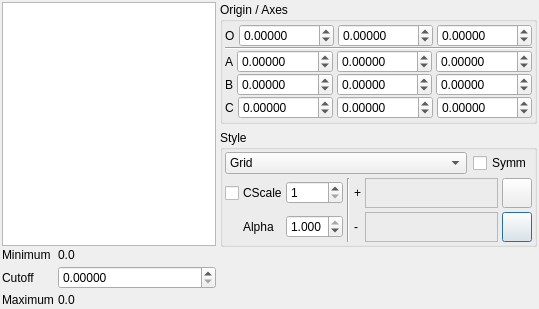
<ui version="4.0" >
 <class>GridsDialog</class>
 <widget class="QDialog" name="GridsDialog" >
  <property name="geometry" >
   <rect>
    <x>0</x>
    <y>0</y>
    <width>539</width>
    <height>309</height>
   </rect>
  </property>
  <property name="windowTitle" >
   <string>Grids</string>
  </property>
  <property name="windowIcon" >
   <iconset resource="icons.qrc" >:/stackicons/icons/stack_surfaces.svg</iconset>
  </property>
  <layout class="QHBoxLayout" >
   <property name="margin" >
    <number>2</number>
   </property>
   <property name="spacing" >
    <number>4</number>
   </property>
   <item>
    <layout class="QVBoxLayout" >
     <property name="margin" >
      <number>0</number>
     </property>
     <property name="spacing" >
      <number>0</number>
     </property>
     <item>
      <widget class="QFrame" name="menuFrame" >
       <property name="minimumSize" >
        <size>
         <width>0</width>
         <height>0</height>
        </size>
       </property>
       <property name="frameShape" >
        <enum>QFrame::NoFrame</enum>
       </property>
       <property name="frameShadow" >
        <enum>QFrame::Plain</enum>
       </property>
      </widget>
     </item>
     <item>
      <layout class="QHBoxLayout" >
       <property name="margin" >
        <number>0</number>
       </property>
       <property name="spacing" >
        <number>4</number>
       </property>
       <item>
        <layout class="QVBoxLayout" >
         <property name="margin" >
          <number>0</number>
         </property>
         <property name="spacing" >
          <number>2</number>
         </property>
         <item>
          <widget class="QListWidget" name="GridList" >
           <property name="sizePolicy" >
            <sizepolicy>
             <hsizetype>7</hsizetype>
             <vsizetype>7</vsizetype>
             <horstretch>100</horstretch>
             <verstretch>0</verstretch>
            </sizepolicy>
           </property>
          </widget>
         </item>
         <item>
          <layout class="QGridLayout" >
           <property name="margin" >
            <number>0</number>
           </property>
           <property name="spacing" >
            <number>4</number>
           </property>
           <item row="1" column="1" >
            <widget class="QDoubleSpinBox" name="GridCutoffSpin" >
             <property name="sizePolicy" >
              <sizepolicy>
               <hsizetype>7</hsizetype>
               <vsizetype>0</vsizetype>
               <horstretch>0</horstretch>
               <verstretch>0</verstretch>
              </sizepolicy>
             </property>
             <property name="decimals" >
              <number>5</number>
             </property>
             <property name="singleStep" >
              <double>0.001000000000000</double>
             </property>
            </widget>
           </item>
           <item row="2" column="1" >
            <widget class="QLabel" name="GridMaximumLabel" >
             <property name="sizePolicy" >
              <sizepolicy>
               <hsizetype>7</hsizetype>
               <vsizetype>5</vsizetype>
               <horstretch>0</horstretch>
               <verstretch>0</verstretch>
              </sizepolicy>
             </property>
             <property name="text" >
              <string>0.0</string>
             </property>
            </widget>
           </item>
           <item row="1" column="0" >
            <widget class="QLabel" name="label_37" >
             <property name="text" >
              <string>Cutoff</string>
             </property>
            </widget>
           </item>
           <item row="0" column="1" >
            <widget class="QLabel" name="GridMinimumLabel" >
             <property name="sizePolicy" >
              <sizepolicy>
               <hsizetype>7</hsizetype>
               <vsizetype>5</vsizetype>
               <horstretch>0</horstretch>
               <verstretch>0</verstretch>
              </sizepolicy>
             </property>
             <property name="text" >
              <string>0.0</string>
             </property>
            </widget>
           </item>
           <item row="0" column="0" >
            <widget class="QLabel" name="label_34" >
             <property name="text" >
              <string>Minimum</string>
             </property>
            </widget>
           </item>
           <item row="2" column="0" >
            <widget class="QLabel" name="label_35" >
             <property name="text" >
              <string>Maximum</string>
             </property>
            </widget>
           </item>
          </layout>
         </item>
        </layout>
       </item>
       <item>
        <layout class="QVBoxLayout" >
         <property name="margin" >
          <number>0</number>
         </property>
         <property name="spacing" >
          <number>6</number>
         </property>
         <item>
          <widget class="QGroupBox" name="GridOriginGroup" >
           <property name="sizePolicy" >
            <sizepolicy>
             <hsizetype>1</hsizetype>
             <vsizetype>5</vsizetype>
             <horstretch>0</horstretch>
             <verstretch>0</verstretch>
            </sizepolicy>
           </property>
           <property name="title" >
            <string>Origin / Axes</string>
           </property>
           <layout class="QVBoxLayout" >
            <property name="margin" >
             <number>2</number>
            </property>
            <property name="spacing" >
             <number>0</number>
            </property>
            <item>
             <layout class="QHBoxLayout" >
              <property name="margin" >
               <number>0</number>
              </property>
              <property name="spacing" >
               <number>4</number>
              </property>
              <item>
               <widget class="QLabel" name="label_31" >
                <property name="sizePolicy" >
                 <sizepolicy>
                  <hsizetype>1</hsizetype>
                  <vsizetype>5</vsizetype>
                  <horstretch>0</horstretch>
                  <verstretch>0</verstretch>
                 </sizepolicy>
                </property>
                <property name="text" >
                 <string>O</string>
                </property>
               </widget>
              </item>
              <item>
               <widget class="QDoubleSpinBox" name="GridOriginXSpin" >
                <property name="sizePolicy" >
                 <sizepolicy>
                  <hsizetype>7</hsizetype>
                  <vsizetype>0</vsizetype>
                  <horstretch>0</horstretch>
                  <verstretch>0</verstretch>
                 </sizepolicy>
                </property>
                <property name="decimals" >
                 <number>5</number>
                </property>
                <property name="maximum" >
                 <double>1000.000000000000000</double>
                </property>
                <property name="minimum" >
                 <double>-1000.000000000000000</double>
                </property>
               </widget>
              </item>
              <item>
               <widget class="QDoubleSpinBox" name="GridOriginYSpin" >
                <property name="sizePolicy" >
                 <sizepolicy>
                  <hsizetype>7</hsizetype>
                  <vsizetype>0</vsizetype>
                  <horstretch>0</horstretch>
                  <verstretch>0</verstretch>
                 </sizepolicy>
                </property>
                <property name="decimals" >
                 <number>5</number>
                </property>
                <property name="maximum" >
                 <double>1000.000000000000000</double>
                </property>
                <property name="minimum" >
                 <double>-1000.000000000000000</double>
                </property>
               </widget>
              </item>
              <item>
               <widget class="QDoubleSpinBox" name="GridOriginZSpin" >
                <property name="sizePolicy" >
                 <sizepolicy>
                  <hsizetype>7</hsizetype>
                  <vsizetype>0</vsizetype>
                  <horstretch>0</horstretch>
                  <verstretch>0</verstretch>
                 </sizepolicy>
                </property>
                <property name="decimals" >
                 <number>5</number>
                </property>
                <property name="maximum" >
                 <double>1000.000000000000000</double>
                </property>
                <property name="minimum" >
                 <double>-1000.000000000000000</double>
                </property>
               </widget>
              </item>
             </layout>
            </item>
            <item>
             <widget class="Line" name="line_3" >
              <property name="orientation" >
               <enum>Qt::Horizontal</enum>
              </property>
             </widget>
            </item>
            <item>
             <layout class="QHBoxLayout" >
              <property name="margin" >
               <number>0</number>
              </property>
              <property name="spacing" >
               <number>4</number>
              </property>
              <item>
               <widget class="QLabel" name="label_36" >
                <property name="sizePolicy" >
                 <sizepolicy>
                  <hsizetype>1</hsizetype>
                  <vsizetype>5</vsizetype>
                  <horstretch>0</horstretch>
                  <verstretch>0</verstretch>
                 </sizepolicy>
                </property>
                <property name="text" >
                 <string>A</string>
                </property>
               </widget>
              </item>
              <item>
               <widget class="QDoubleSpinBox" name="GridAxesAXSpin" >
                <property name="sizePolicy" >
                 <sizepolicy>
                  <hsizetype>7</hsizetype>
                  <vsizetype>0</vsizetype>
                  <horstretch>0</horstretch>
                  <verstretch>0</verstretch>
                 </sizepolicy>
                </property>
                <property name="decimals" >
                 <number>5</number>
                </property>
                <property name="maximum" >
                 <double>10.000000000000000</double>
                </property>
                <property name="minimum" >
                 <double>-10.000000000000000</double>
                </property>
                <property name="singleStep" >
                 <double>0.100000000000000</double>
                </property>
               </widget>
              </item>
              <item>
               <widget class="QDoubleSpinBox" name="GridAxesAYSpin" >
                <property name="sizePolicy" >
                 <sizepolicy>
                  <hsizetype>7</hsizetype>
                  <vsizetype>0</vsizetype>
                  <horstretch>0</horstretch>
                  <verstretch>0</verstretch>
                 </sizepolicy>
                </property>
                <property name="decimals" >
                 <number>5</number>
                </property>
                <property name="maximum" >
                 <double>10.000000000000000</double>
                </property>
                <property name="minimum" >
                 <double>-10.000000000000000</double>
                </property>
                <property name="singleStep" >
                 <double>0.100000000000000</double>
                </property>
               </widget>
              </item>
              <item>
               <widget class="QDoubleSpinBox" name="GridAxesAZSpin" >
                <property name="sizePolicy" >
                 <sizepolicy>
                  <hsizetype>7</hsizetype>
                  <vsizetype>0</vsizetype>
                  <horstretch>0</horstretch>
                  <verstretch>0</verstretch>
                 </sizepolicy>
                </property>
                <property name="decimals" >
                 <number>5</number>
                </property>
                <property name="maximum" >
                 <double>10.000000000000000</double>
                </property>
                <property name="minimum" >
                 <double>-10.000000000000000</double>
                </property>
                <property name="singleStep" >
                 <double>0.100000000000000</double>
                </property>
               </widget>
              </item>
             </layout>
            </item>
            <item>
             <layout class="QHBoxLayout" >
              <property name="margin" >
               <number>0</number>
              </property>
              <property name="spacing" >
               <number>4</number>
              </property>
              <item>
               <widget class="QLabel" name="label_32" >
                <property name="sizePolicy" >
                 <sizepolicy>
                  <hsizetype>1</hsizetype>
                  <vsizetype>5</vsizetype>
                  <horstretch>0</horstretch>
                  <verstretch>0</verstretch>
                 </sizepolicy>
                </property>
                <property name="text" >
                 <string>B</string>
                </property>
               </widget>
              </item>
              <item>
               <widget class="QDoubleSpinBox" name="GridAxesBXSpin" >
                <property name="sizePolicy" >
                 <sizepolicy>
                  <hsizetype>7</hsizetype>
                  <vsizetype>0</vsizetype>
                  <horstretch>0</horstretch>
                  <verstretch>0</verstretch>
                 </sizepolicy>
                </property>
                <property name="decimals" >
                 <number>5</number>
                </property>
                <property name="maximum" >
                 <double>10.000000000000000</double>
                </property>
                <property name="minimum" >
                 <double>-10.000000000000000</double>
                </property>
                <property name="singleStep" >
                 <double>0.100000000000000</double>
                </property>
               </widget>
              </item>
              <item>
               <widget class="QDoubleSpinBox" name="GridAxesBYSpin" >
                <property name="sizePolicy" >
                 <sizepolicy>
                  <hsizetype>7</hsizetype>
                  <vsizetype>0</vsizetype>
                  <horstretch>0</horstretch>
                  <verstretch>0</verstretch>
                 </sizepolicy>
                </property>
                <property name="decimals" >
                 <number>5</number>
                </property>
                <property name="maximum" >
                 <double>10.000000000000000</double>
                </property>
                <property name="minimum" >
                 <double>-10.000000000000000</double>
                </property>
                <property name="singleStep" >
                 <double>0.100000000000000</double>
                </property>
               </widget>
              </item>
              <item>
               <widget class="QDoubleSpinBox" name="GridAxesBZSpin" >
                <property name="sizePolicy" >
                 <sizepolicy>
                  <hsizetype>7</hsizetype>
                  <vsizetype>0</vsizetype>
                  <horstretch>0</horstretch>
                  <verstretch>0</verstretch>
                 </sizepolicy>
                </property>
                <property name="decimals" >
                 <number>5</number>
                </property>
                <property name="maximum" >
                 <double>10.000000000000000</double>
                </property>
                <property name="minimum" >
                 <double>-10.000000000000000</double>
                </property>
                <property name="singleStep" >
                 <double>0.100000000000000</double>
                </property>
               </widget>
              </item>
             </layout>
            </item>
            <item>
             <layout class="QHBoxLayout" >
              <property name="margin" >
               <number>0</number>
              </property>
              <property name="spacing" >
               <number>4</number>
              </property>
              <item>
               <widget class="QLabel" name="label_33" >
                <property name="sizePolicy" >
                 <sizepolicy>
                  <hsizetype>1</hsizetype>
                  <vsizetype>5</vsizetype>
                  <horstretch>0</horstretch>
                  <verstretch>0</verstretch>
                 </sizepolicy>
                </property>
                <property name="text" >
                 <string>C</string>
                </property>
               </widget>
              </item>
              <item>
               <widget class="QDoubleSpinBox" name="GridAxesCXSpin" >
                <property name="sizePolicy" >
                 <sizepolicy>
                  <hsizetype>7</hsizetype>
                  <vsizetype>0</vsizetype>
                  <horstretch>0</horstretch>
                  <verstretch>0</verstretch>
                 </sizepolicy>
                </property>
                <property name="decimals" >
                 <number>5</number>
                </property>
                <property name="maximum" >
                 <double>10.000000000000000</double>
                </property>
                <property name="minimum" >
                 <double>-10.000000000000000</double>
                </property>
                <property name="singleStep" >
                 <double>0.100000000000000</double>
                </property>
               </widget>
              </item>
              <item>
               <widget class="QDoubleSpinBox" name="GridAxesCYSpin" >
                <property name="sizePolicy" >
                 <sizepolicy>
                  <hsizetype>7</hsizetype>
                  <vsizetype>0</vsizetype>
                  <horstretch>0</horstretch>
                  <verstretch>0</verstretch>
                 </sizepolicy>
                </property>
                <property name="decimals" >
                 <number>5</number>
                </property>
                <property name="maximum" >
                 <double>10.000000000000000</double>
                </property>
                <property name="minimum" >
                 <double>-10.000000000000000</double>
                </property>
                <property name="singleStep" >
                 <double>0.100000000000000</double>
                </property>
               </widget>
              </item>
              <item>
               <widget class="QDoubleSpinBox" name="GridAxesCZSpin" >
                <property name="sizePolicy" >
                 <sizepolicy>
                  <hsizetype>7</hsizetype>
                  <vsizetype>0</vsizetype>
                  <horstretch>0</horstretch>
                  <verstretch>0</verstretch>
                 </sizepolicy>
                </property>
                <property name="decimals" >
                 <number>5</number>
                </property>
                <property name="maximum" >
                 <double>10.000000000000000</double>
                </property>
                <property name="minimum" >
                 <double>-10.000000000000000</double>
                </property>
                <property name="singleStep" >
                 <double>0.100000000000000</double>
                </property>
               </widget>
              </item>
             </layout>
            </item>
           </layout>
          </widget>
         </item>
         <item>
          <widget class="QGroupBox" name="SurfaceStyleGroup" >
           <property name="sizePolicy" >
            <sizepolicy>
             <hsizetype>1</hsizetype>
             <vsizetype>1</vsizetype>
             <horstretch>0</horstretch>
             <verstretch>0</verstretch>
            </sizepolicy>
           </property>
           <property name="title" >
            <string>Style</string>
           </property>
           <layout class="QVBoxLayout" >
            <property name="margin" >
             <number>2</number>
            </property>
            <property name="spacing" >
             <number>4</number>
            </property>
            <item>
             <layout class="QHBoxLayout" >
              <property name="margin" >
               <number>0</number>
              </property>
              <property name="spacing" >
               <number>6</number>
              </property>
              <item>
               <widget class="QComboBox" name="GridStyleCombo" >
                <property name="sizePolicy" >
                 <sizepolicy>
                  <hsizetype>7</hsizetype>
                  <vsizetype>0</vsizetype>
                  <horstretch>0</horstretch>
                  <verstretch>0</verstretch>
                 </sizepolicy>
                </property>
                <item>
                 <property name="text" >
                  <string>Grid</string>
                 </property>
                </item>
                <item>
                 <property name="text" >
                  <string>Points</string>
                 </property>
                </item>
                <item>
                 <property name="text" >
                  <string>Triangles</string>
                 </property>
                </item>
                <item>
                 <property name="text" >
                  <string>Solid</string>
                 </property>
                </item>
               </widget>
              </item>
              <item>
               <widget class="QCheckBox" name="GridSymmetricCheck" >
                <property name="text" >
                 <string>Symm</string>
                </property>
               </widget>
              </item>
             </layout>
            </item>
            <item>
             <layout class="QGridLayout" >
              <property name="margin" >
               <number>0</number>
              </property>
              <property name="spacing" >
               <number>4</number>
              </property>
              <item row="1" column="4" >
               <widget class="QLabel" name="label_53" >
                <property name="sizePolicy" >
                 <sizepolicy>
                  <hsizetype>1</hsizetype>
                  <vsizetype>5</vsizetype>
                  <horstretch>0</horstretch>
                  <verstretch>0</verstretch>
                 </sizepolicy>
                </property>
                <property name="text" >
                 <string>-</string>
                </property>
               </widget>
              </item>
              <item row="1" column="5" >
               <widget class="TColourFrame" name="GridPositiveColourFrame" >
                <property name="sizePolicy" >
                 <sizepolicy>
                  <hsizetype>7</hsizetype>
                  <vsizetype>13</vsizetype>
                  <horstretch>0</horstretch>
                  <verstretch>0</verstretch>
                 </sizepolicy>
                </property>
                <property name="minimumSize" >
                 <size>
                  <width>24</width>
                  <height>24</height>
                 </size>
                </property>
                <property name="frameShape" >
                 <enum>QFrame::StyledPanel</enum>
                </property>
                <property name="frameShadow" >
                 <enum>QFrame::Raised</enum>
                </property>
               </widget>
              </item>
              <item row="0" column="1" >
               <widget class="QLabel" name="label_54" >
                <property name="text" >
                 <string>CScale</string>
                </property>
               </widget>
              </item>
              <item row="1" column="1" >
               <widget class="QLabel" name="label_38" >
                <property name="text" >
                 <string>Alpha</string>
                </property>
               </widget>
              </item>
              <item row="1" column="6" >
               <widget class="QPushButton" name="GridPositiveColourButton" >
                <property name="sizePolicy" >
                 <sizepolicy>
                  <hsizetype>5</hsizetype>
                  <vsizetype>5</vsizetype>
                  <horstretch>0</horstretch>
                  <verstretch>0</verstretch>
                 </sizepolicy>
                </property>
                <property name="minimumSize" >
                 <size>
                  <width>30</width>
                  <height>30</height>
                 </size>
                </property>
                <property name="maximumSize" >
                 <size>
                  <width>30</width>
                  <height>30</height>
                 </size>
                </property>
                <property name="text" >
                 <string/>
                </property>
                <property name="icon" >
                 <iconset resource="icons.qrc" >:/basic/icons/basic_colour.svg</iconset>
                </property>
               </widget>
              </item>
              <item row="0" column="2" >
               <widget class="QSpinBox" name="GridColourscaleSpin" >
                <property name="maximum" >
                 <number>10</number>
                </property>
                <property name="minimum" >
                 <number>1</number>
                </property>
               </widget>
              </item>
              <item rowspan="2" row="0" column="3" >
               <widget class="Line" name="line" >
                <property name="orientation" >
                 <enum>Qt::Vertical</enum>
                </property>
               </widget>
              </item>
              <item row="0" column="6" >
               <widget class="QPushButton" name="GridNegativeColourButton" >
                <property name="sizePolicy" >
                 <sizepolicy>
                  <hsizetype>5</hsizetype>
                  <vsizetype>5</vsizetype>
                  <horstretch>0</horstretch>
                  <verstretch>0</verstretch>
                 </sizepolicy>
                </property>
                <property name="minimumSize" >
                 <size>
                  <width>30</width>
                  <height>30</height>
                 </size>
                </property>
                <property name="maximumSize" >
                 <size>
                  <width>30</width>
                  <height>30</height>
                 </size>
                </property>
                <property name="text" >
                 <string/>
                </property>
                <property name="icon" >
                 <iconset resource="icons.qrc" >:/basic/icons/basic_colour.svg</iconset>
                </property>
               </widget>
              </item>
              <item row="0" column="5" >
               <widget class="TColourFrame" name="GridNegativeColourFrame" >
                <property name="sizePolicy" >
                 <sizepolicy>
                  <hsizetype>7</hsizetype>
                  <vsizetype>13</vsizetype>
                  <horstretch>0</horstretch>
                  <verstretch>0</verstretch>
                 </sizepolicy>
                </property>
                <property name="minimumSize" >
                 <size>
                  <width>24</width>
                  <height>24</height>
                 </size>
                </property>
                <property name="frameShape" >
                 <enum>QFrame::StyledPanel</enum>
                </property>
                <property name="frameShadow" >
                 <enum>QFrame::Raised</enum>
                </property>
               </widget>
              </item>
              <item row="0" column="4" >
               <widget class="QLabel" name="label_7" >
                <property name="sizePolicy" >
                 <sizepolicy>
                  <hsizetype>1</hsizetype>
                  <vsizetype>5</vsizetype>
                  <horstretch>0</horstretch>
                  <verstretch>0</verstretch>
                 </sizepolicy>
                </property>
                <property name="text" >
                 <string>+</string>
                </property>
               </widget>
              </item>
              <item row="1" column="2" >
               <widget class="QDoubleSpinBox" name="GridTransparencySpin" >
                <property name="decimals" >
                 <number>3</number>
                </property>
                <property name="maximum" >
                 <double>1.000000000000000</double>
                </property>
                <property name="singleStep" >
                 <double>0.050000000000000</double>
                </property>
                <property name="value" >
                 <double>1.000000000000000</double>
                </property>
               </widget>
              </item>
              <item row="0" column="0" >
               <widget class="QCheckBox" name="GridUseColourScaleCheck" >
                <property name="maximumSize" >
                 <size>
                  <width>16</width>
                  <height>16</height>
                 </size>
                </property>
                <property name="text" >
                 <string/>
                </property>
               </widget>
              </item>
             </layout>
            </item>
           </layout>
          </widget>
         </item>
         <item>
          <spacer>
           <property name="orientation" >
            <enum>Qt::Vertical</enum>
           </property>
           <property name="sizeHint" >
            <size>
             <width>20</width>
             <height>40</height>
            </size>
           </property>
          </spacer>
         </item>
        </layout>
       </item>
      </layout>
     </item>
    </layout>
   </item>
  </layout>
  <action name="actionGridCopy" >
   <property name="text" >
    <string>Copy</string>
   </property>
  </action>
  <action name="actionGridCut" >
   <property name="text" >
    <string>Cut</string>
   </property>
  </action>
  <action name="actionGridDelete" >
   <property name="text" >
    <string>Delete</string>
   </property>
  </action>
  <action name="actionGridPaste" >
   <property name="icon" >
    <iconset resource="icons.qrc" >:/edit/icons/edit_paste.svg</iconset>
   </property>
   <property name="text" >
    <string>Paste</string>
   </property>
  </action>
  <action name="actionGridLoad" >
   <property name="icon" >
    <iconset resource="icons.qrc" >:/file/icons/file_open.svg</iconset>
   </property>
   <property name="text" >
    <string>Load</string>
   </property>
  </action>
 </widget>
 <customwidgets>
  <customwidget>
   <class>TColourFrame</class>
   <extends>QFrame</extends>
   <header>tcolourframe.uih</header>
  </customwidget>
 </customwidgets>
 <resources>
  <include location="icons.qrc" />
 </resources>
 <connections/>
</ui>
